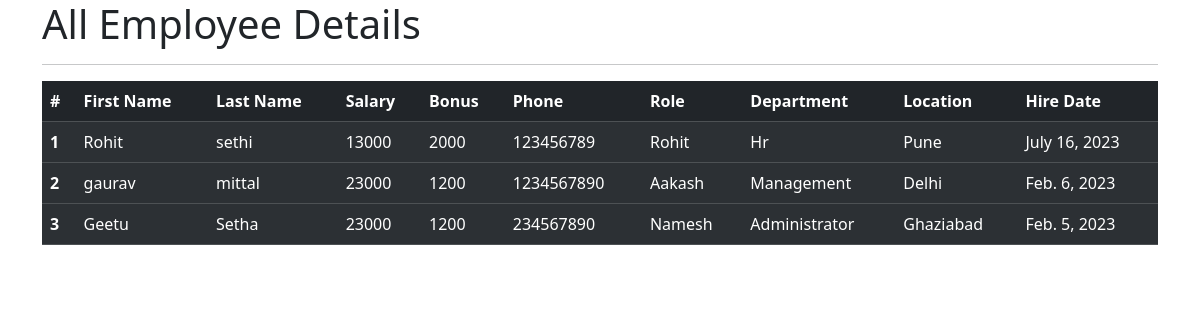
The app's page /all_emp with its own data.
### emp_app/models.py (models this page shows, shortened)
class Employee(models.Model):
    first_name= models.CharField(max_length=100, null= False)
    last_name=models.CharField( max_length=100)
    dept= models.ForeignKey(Department, on_delete=models.CASCADE)
    salary=models.IntegerField(default=0)
    bonus=models.IntegerField(default=0)
    role=models.ForeignKey(Role, on_delete=models.CASCADE)
    phone=models.IntegerField(default=0)
    hire_date= models.DateField()

class Role(models.Model):
    name=models.CharField( max_length=100)

class Department(models.Model):
    name=models.CharField( max_length=100, null=False)
    location=models.CharField( max_length=100)

### emp_app/views.py (the view)
# urls.py: path('all_emp', views.all_emp, name='all_emp'),
def all_emp(request):
    emps= Employee.objects.all()
    context={
        'emps':emps,
    }
    return render(request,'all_emp.html', context)

### emp_app/templates/all_emp.html (shortened to what this page needs)
<!doctype html>
<html lang="en">
  <head>
     <link href="https://cdn.jsdelivr.net/npm/bootstrap@5.3.3/dist/css/bootstrap.min.css" rel="stylesheet">
  </head>
  <body>
    <div
    class="container"
   >
   <h1> All Employee Details
    </h1>
   <hr>
  <table class="table table-dark table-striped">
  <thead>
    <tr>
      <th scope="col">#</th>
      <th scope="col">First Name</th>
      <th scope="col">Last Name</th>
      <th scope="col">Salary</th>
      <th scope="col">Bonus</th>
      <th scope="col">Phone </th>
      <th scope="col">Role</th>
      <th scope="col">Department</th>
      <th scope="col">Location</th>
      <th scope="col">Hire Date</th>
    </tr>
  </thead>
     {% for  emp  in  emps %}
  <tbody>
    <tr>
      <th scope="row">{{emp.id}}</th>
      <td>{{emp.first_name}}</td>
      <td>{{ emp.last_name}}</td>
      <td>{{emp.salary}}</td>
      <td>{{emp.bonus}}</td>
      <td>{{emp.phone}}</td>
      <td>{{emp.role.name}}</td>
      <td>{{emp.dept.name}}</td>
      <td>{{emp.dept.location}}</td>
      <td>{{emp.hire_date}}</td>
    </tr>
  </tbody>
  {% endfor %}
</table>
   </div>
  </body>
  </html>

### records on screen
Employee: id "1", first_name "Rohit", last_name "sethi", salary "13000", bonus "2000", phone "123456789", role.name "Rohit", dept.name "Hr", dept.location "Pune", hire_date "July 16, 2023"
Employee: id "2", first_name "gaurav", last_name "mittal", salary "23000", bonus "1200", phone "1234567890", role.name "Aakash", dept.name "Management", dept.location "Delhi", hire_date "Feb. 6, 2023"
Employee: id "3", first_name "Geetu", last_name "Setha", salary "23000", bonus "1200", phone "234567890", role.name "Namesh", dept.name "Administrator", dept.location "Ghaziabad", hire_date "Feb. 5, 2023"
